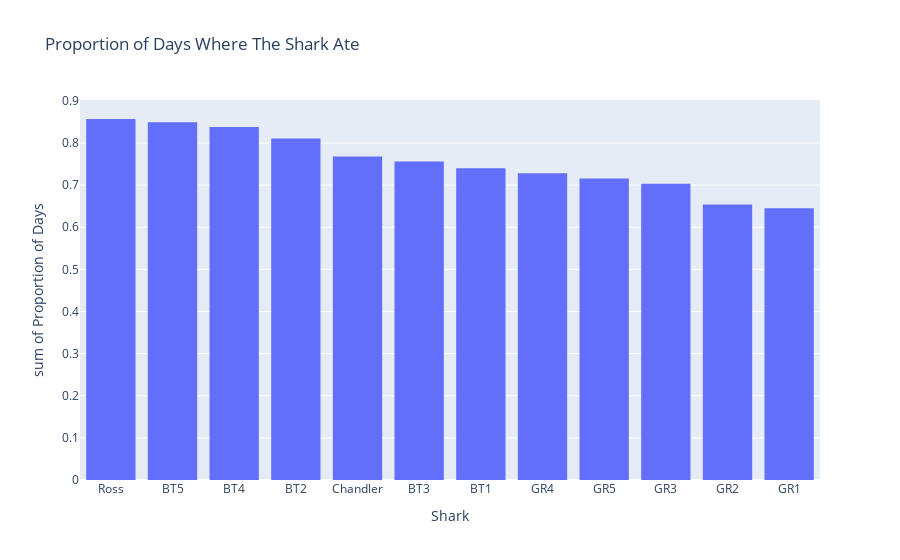

The cell this chart's notebook holds for it:
### Code cell
# Graph Proportions for Each Shark
Eaten_Props = {'Shark': ['Ross', 'Chandler','BT1','BT2','BT3','BT4','BT5','GR1','GR2','GR3','GR4', 'GR5'],
        'Proportion': [0.857,0.768,0.74,0.811,0.756,0.838,0.849,0.645,0.654,0.703,0.728,0.716]}

Eaten_Props_df = pd.DataFrame(Eaten_Props, columns = ['Shark', 'Proportion'])

Eaten_Props_Sorted = Eaten_Props_df.sort_values(by=['Proportion'], ascending = False)

fig = px.histogram(Eaten_Props_Sorted, x="Shark", y="Proportion", 
                   title = "Proportion of Days Where The Shark Ate",
                  labels={
                     "Shark": "Shark",
                     "Proportion": "Proportion of Days",
                 })
fig.show()

### Figure 1 — Plotly figure (JSON) as saved in the notebook; plotly's stock layout.template omitted (floating-point values rounded to 4 significant figures)
{"data": [{"alignmentgroup": "True", "bingroup": "x", "histfunc": "sum", "hovertemplate": "Shark=%{x}<br>sum of Proportion of Days=%{y}<extra></extra>", "legendgroup": "", "marker": {"color": "#636efa"}, "name": "", "offsetgroup": "", "orientation": "v", "showlegend": false, "type": "histogram", "x": ["Ross", "BT5", "BT4", "BT2", "Chandler", "BT3", "BT1", "GR4", "GR5", "GR3", "GR2", "GR1"], "xaxis": "x", "y": [0.857, 0.849, 0.838, 0.811, 0.768, 0.756, 0.74, 0.728, 0.716, 0.703, 0.654, 0.645], "yaxis": "y"}], "layout": {"barmode": "relative", "legend": {"tracegroupgap": 0}, "title": {"text": "Proportion of Days Where The Shark Ate"}, "xaxis": {"anchor": "y", "domain": [0, 1], "title": {"text": "Shark"}}, "yaxis": {"anchor": "x", "domain": [0, 1], "title": {"text": "sum of Proportion of Days"}}}}
